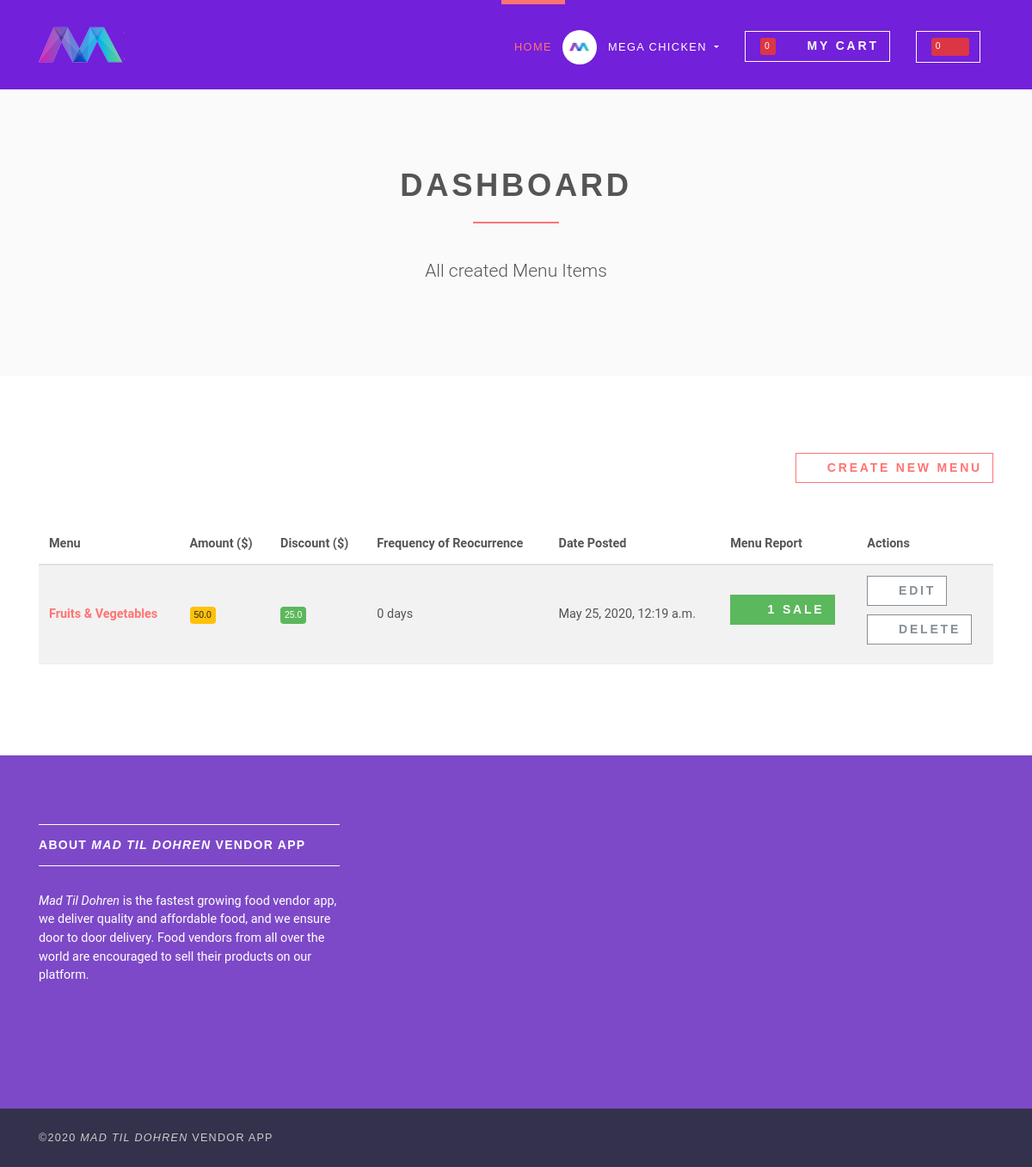
The app's page /vendor/dashboard/ (signed in), older data.
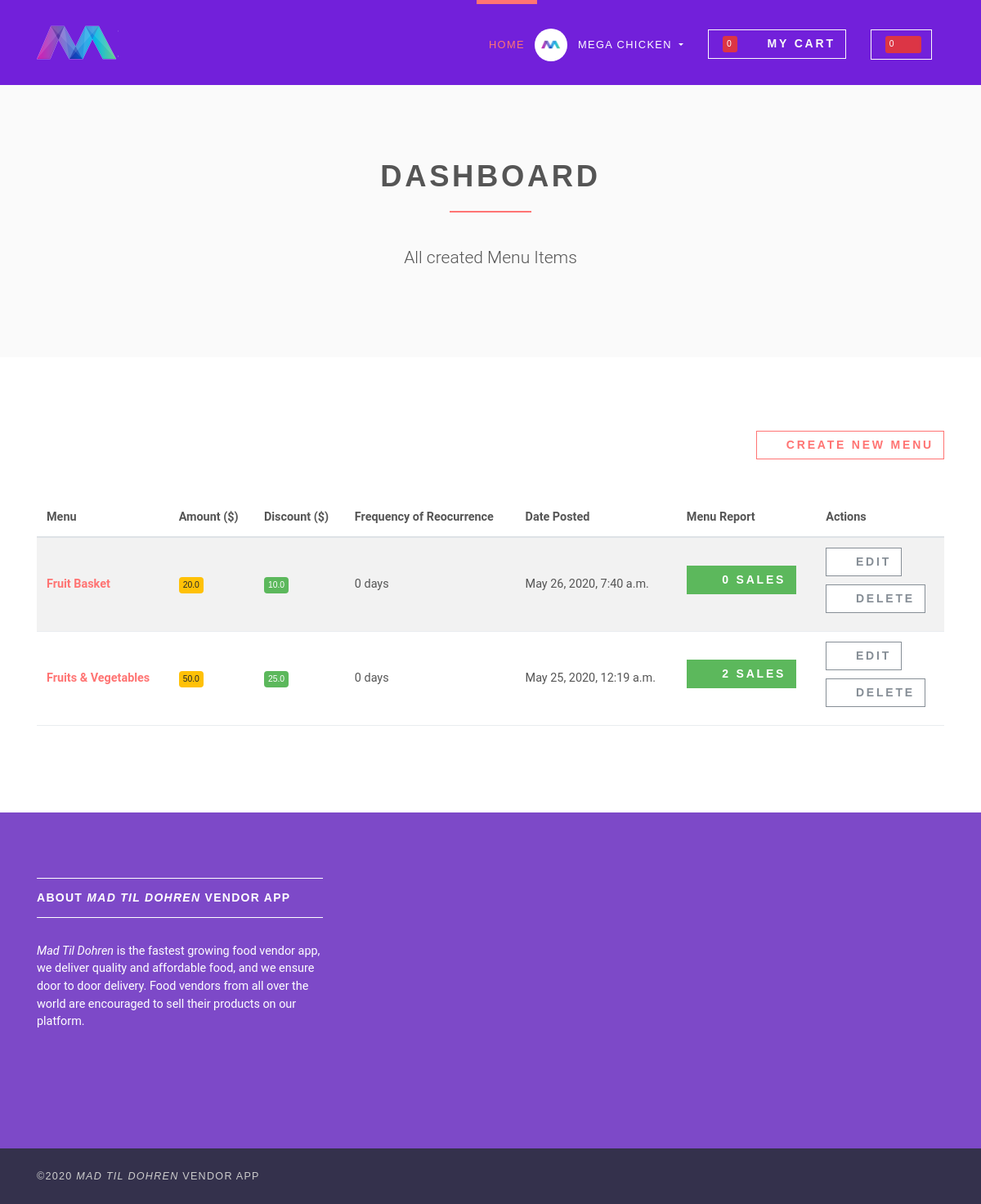
The same page, newer data.
### foodvendor/models.py (models this page shows, shortened)
class Menu(models.Model):
    none = 0
    Daily = 1
    Weekly = 7
    Monthly = 30
    Quarterly = 90
    SemiAnual = 180
    Yearly = 365
    Frequency_Of_Recurrence = (
        (none, "None"),
        (Daily, "Daily"),
        (Weekly, "Weekly"),
        (Monthly, "Monthly"),
        (Quarterly, "After 3 Months"),
        (SemiAnual, "After 6 Months"),
        (Yearly, "After 12 Months")
    )
    vendor = models.ForeignKey(Vendor, on_delete=models.CASCADE)
    name = models.CharField(verbose_name="food name", null=False, blank=False, max_length=100)
    description = models.TextField(verbose_name="Food Description", max_length=350, null=False, blank=False)
    price = models.FloatField(verbose_name="Price ($)", default=0.00)
    discount_price = models.FloatField(blank=True, null=True)
    image = models.ImageField(upload_to='images/', default='veggies.jpg')
    isrecurring = models.BooleanField(default=False)
    frequencyofrecurrence = models.IntegerField(choices=Frequency_Of_Recurrence)
    datetimecreated = models.DateTimeField(verbose_name='date-time-created', auto_now_add=True)

### foodvendor/views/vendor.py (the view)
# urls.py: path('', DashboardView.as_view(), name='vendor-dashboard'),
class DashboardView(ListView):
    model = Menu
    template_name = 'foodvendor/vendor/dashboard.html'
    context_object_name = 'menus'
    ordering = ['-datetimecreated']
    paginate_by = 4
    @method_decorator(login_required(login_url=reverse_lazy('login')))
    @method_decorator(user_is_vendor)
    def dispatch(self, request, *args, **kwargs):
        return super().dispatch(self.request, *args, **kwargs)
    def get_queryset(self):
        vendor = Vendor.objects.get(user=self.request.user)
        return self.model.objects.filter(vendor=vendor).order_by('-datetimecreated')

### foodvendor/templatetags/cart_template_tags.py (called while the page is built)
@register.filter
def cart_item_count(user):
    if user.is_authenticated:
        qs = Order.objects.filter(user=user, ordered=False)
        if qs.exists():
            return qs[0].itemsordered.count()
    return 0

@register.filter
def user_item_order_count(menu):
    qs = MenuItem.objects.filter(menu=menu, ordered=True).annotate(num_user=Count('user')).count()
    return qs

@register.filter
def unread_notification(user):
    qs = Notification.objects.filter(receiver=user, messagestatus=MessageStatus.objects.get(name='message sent')).annotate(num_user=Count('sender')).count()
    return qs

### templates/foodvendor/vendor/dashboard.html (shortened to what this page needs)
{% extends 'base.html' %}
{% load static %}
{% load cart_template_tags %}
{% block content %}
    <section class="bg-light-gray">
        <div class="container">
            <div class="row">
                <div class="col-lg-8 mx-auto">
                    <h1 class="heading">Dashboard</h1>
                    <p class="lead text-center">All created Menu Items</p>
                </div>
            </div>
        </div>
    </section>
    <section>
        <div class="container">
            <div class="row">
                <div class="col-lg-12 text-right mb-5">
                    <a href="{% url 'create-menu' %}" class="btn btn-outline-white-primary">
                        <i class="fa fa-plus"></i>Create new Menu
                    </a>
                </div>
                <div class="col-lg-12">
                    <div class="table-responsive">
                        <table class="table table-striped table-hover table-client-dashboard">
                            <thead>
                            <tr>
                                <th>Menu</th>
                                <th>Amount ($)</th>
                                <th>Discount ($)</th>
                                <th>Frequency of Reocurrence</th>
                                <th>Date Posted</th>
                                <th>Menu Report <i class="fa fa-bar-chart"></i></th>
                                <th>Actions</th>
                            </tr>
                            </thead>
                            <tbody>
                            {% for menu in menus %}
                                <tr>
                                    <th><a href="{% url 'menu-detail' menu.id %}">{{ menu.name }}</a>
                                    </th>
                                    <td><span class="badge badge-warning">{{ menu.price }}</span></td>
                                    <td>
                                        <span class="badge badge-success">{{ menu.discount_price }}</span>
                                    </td>
                                    <td>{{ menu.frequencyofrecurrence }} days</td>
                                    <td>{{ menu.datetimecreated }}</td>
                                    <td>
                                        <a href="{% url 'all-customers' menu.id %}"
                                           class="btn btn-success">
                                            <i class="fa fa-users"></i>
                                            {{ menu|user_item_order_count}}
                                            <span class="hidden-xs hidden-sm">Sale{{ menu|user_item_order_count|pluralize}}</span>
                                        </a>
                                    </td>
                                    <td>
                                        <a href="{% url 'menu-update' menu.id %}" class="btn btn-outline-white-secondary">
                                            <i class="fa fa-edit"></i>Edit
                                        </a>
                                        <br>
                                        <a href="{% url 'menu-delete' menu.id %}" class="btn btn-outline-white-secondary">
                                            <i class="fa fa-times-circle-o"></i>Delete
                                        </a>
                                    </td>
                                </tr>
                            {% endfor %}
                            </tbody>
                        </table>
                    </div>
                </div>
            </div>
        </div>
    </section>
{% endblock %}

Row changes from the older to the newer data that the page shows:
added Menu: name "Fruit Basket", price "20.0", discount_price "10.0", frequencyofrecurrence "0", datetimecreated "May 26, 2020, 7:40 a.m.", id "0"
computed for Menu "Fruits & Vegetables": id "1" → "2"
